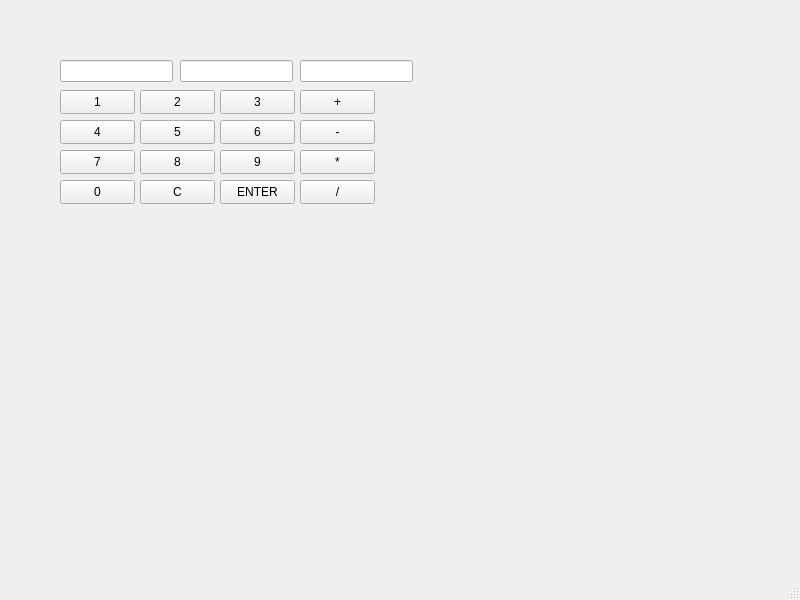
<?xml version="1.0" encoding="UTF-8"?>
<ui version="4.0">
 <class>MainWindow</class>
 <widget class="QMainWindow" name="MainWindow">
  <property name="geometry">
   <rect>
    <x>0</x>
    <y>0</y>
    <width>800</width>
    <height>600</height>
   </rect>
  </property>
  <property name="windowTitle">
   <string>MainWindow</string>
  </property>
  <widget class="QWidget" name="centralwidget">
   <widget class="QLineEdit" name="firstNum">
    <property name="geometry">
     <rect>
      <x>60</x>
      <y>60</y>
      <width>113</width>
      <height>22</height>
     </rect>
    </property>
   </widget>
   <widget class="QLineEdit" name="secondNum">
    <property name="geometry">
     <rect>
      <x>180</x>
      <y>60</y>
      <width>113</width>
      <height>22</height>
     </rect>
    </property>
   </widget>
   <widget class="QLineEdit" name="result">
    <property name="geometry">
     <rect>
      <x>300</x>
      <y>60</y>
      <width>113</width>
      <height>22</height>
     </rect>
    </property>
   </widget>
   <widget class="QPushButton" name="num1">
    <property name="geometry">
     <rect>
      <x>60</x>
      <y>90</y>
      <width>75</width>
      <height>24</height>
     </rect>
    </property>
    <property name="text">
     <string>1</string>
    </property>
   </widget>
   <widget class="QPushButton" name="num2">
    <property name="geometry">
     <rect>
      <x>140</x>
      <y>90</y>
      <width>75</width>
      <height>24</height>
     </rect>
    </property>
    <property name="text">
     <string>2</string>
    </property>
   </widget>
   <widget class="QPushButton" name="num3">
    <property name="geometry">
     <rect>
      <x>220</x>
      <y>90</y>
      <width>75</width>
      <height>24</height>
     </rect>
    </property>
    <property name="text">
     <string>3</string>
    </property>
   </widget>
   <widget class="QPushButton" name="num4">
    <property name="geometry">
     <rect>
      <x>60</x>
      <y>120</y>
      <width>75</width>
      <height>24</height>
     </rect>
    </property>
    <property name="text">
     <string>4</string>
    </property>
   </widget>
   <widget class="QPushButton" name="num5">
    <property name="geometry">
     <rect>
      <x>140</x>
      <y>120</y>
      <width>75</width>
      <height>24</height>
     </rect>
    </property>
    <property name="text">
     <string>5</string>
    </property>
   </widget>
   <widget class="QPushButton" name="num6">
    <property name="geometry">
     <rect>
      <x>220</x>
      <y>120</y>
      <width>75</width>
      <height>24</height>
     </rect>
    </property>
    <property name="text">
     <string>6</string>
    </property>
   </widget>
   <widget class="QPushButton" name="num7">
    <property name="geometry">
     <rect>
      <x>60</x>
      <y>150</y>
      <width>75</width>
      <height>24</height>
     </rect>
    </property>
    <property name="text">
     <string>7</string>
    </property>
   </widget>
   <widget class="QPushButton" name="num8">
    <property name="geometry">
     <rect>
      <x>140</x>
      <y>150</y>
      <width>75</width>
      <height>24</height>
     </rect>
    </property>
    <property name="text">
     <string>8</string>
    </property>
   </widget>
   <widget class="QPushButton" name="num9">
    <property name="geometry">
     <rect>
      <x>220</x>
      <y>150</y>
      <width>75</width>
      <height>24</height>
     </rect>
    </property>
    <property name="text">
     <string>9</string>
    </property>
   </widget>
   <widget class="QPushButton" name="num0">
    <property name="geometry">
     <rect>
      <x>60</x>
      <y>180</y>
      <width>75</width>
      <height>24</height>
     </rect>
    </property>
    <property name="text">
     <string>0</string>
    </property>
   </widget>
   <widget class="QPushButton" name="clear">
    <property name="geometry">
     <rect>
      <x>140</x>
      <y>180</y>
      <width>75</width>
      <height>24</height>
     </rect>
    </property>
    <property name="text">
     <string>C</string>
    </property>
   </widget>
   <widget class="QPushButton" name="enter">
    <property name="geometry">
     <rect>
      <x>220</x>
      <y>180</y>
      <width>75</width>
      <height>24</height>
     </rect>
    </property>
    <property name="text">
     <string>ENTER</string>
    </property>
   </widget>
   <widget class="QPushButton" name="plus">
    <property name="geometry">
     <rect>
      <x>300</x>
      <y>90</y>
      <width>75</width>
      <height>24</height>
     </rect>
    </property>
    <property name="text">
     <string>+</string>
    </property>
   </widget>
   <widget class="QPushButton" name="substract">
    <property name="geometry">
     <rect>
      <x>300</x>
      <y>120</y>
      <width>75</width>
      <height>24</height>
     </rect>
    </property>
    <property name="text">
     <string>-</string>
    </property>
   </widget>
   <widget class="QPushButton" name="multiply">
    <property name="geometry">
     <rect>
      <x>300</x>
      <y>150</y>
      <width>75</width>
      <height>24</height>
     </rect>
    </property>
    <property name="text">
     <string>*</string>
    </property>
   </widget>
   <widget class="QPushButton" name="divide">
    <property name="geometry">
     <rect>
      <x>300</x>
      <y>180</y>
      <width>75</width>
      <height>24</height>
     </rect>
    </property>
    <property name="text">
     <string>/</string>
    </property>
   </widget>
  </widget>
  <widget class="QMenuBar" name="menubar">
   <property name="geometry">
    <rect>
     <x>0</x>
     <y>0</y>
     <width>800</width>
     <height>22</height>
    </rect>
   </property>
  </widget>
  <widget class="QStatusBar" name="statusbar"/>
 </widget>
 <resources/>
 <connections/>
</ui>
